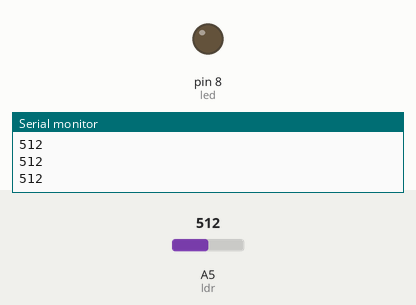
Bench run of a sketch on a simulated Arduino Uno, built with avr-gcc and run on an emulated ATmega328P. Shown: output pins drawn as LEDs (lit = HIGH), the last lines printed to the serial monitor. Inputs (shaded band) come from the test bench; at power-on: A5 (ldr) = 512.

Above: at 1.2 s.
1.3 s: A5 (ldr) set to 216
2.8 s: A5 (ldr) set to 193
At 3.8 s:
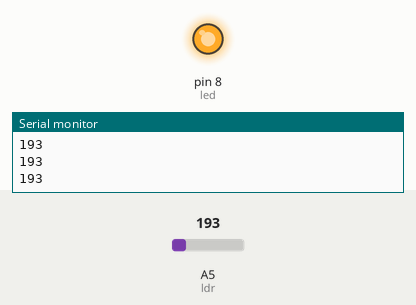
4.3 s: A5 (ldr) set to 210
At 4.9 s:
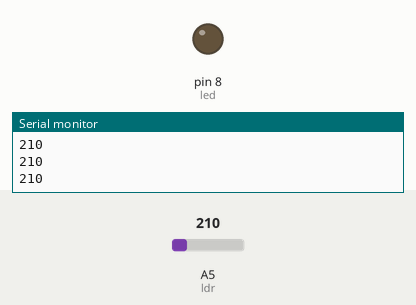
5.8 s: A5 (ldr) set to 190
At 6.1 s:
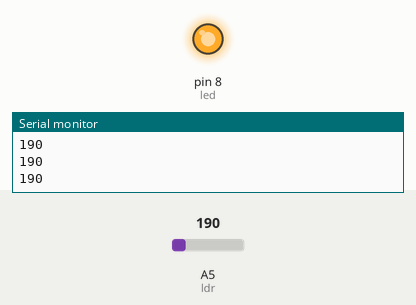
Timing chart, 0 to 8.3 s (numbered marks = the images above; inputs shaded):
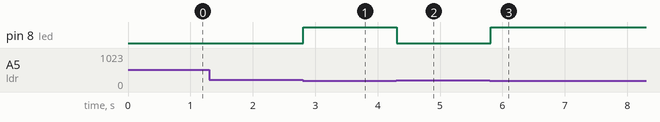

The sketch:

Dark_activated_led_light.ino
```cpp
int ldr = A5;
int reading;

int led = 8;

void setup() {
  // put your setup code here, to run once:
  pinMode(ldr, INPUT);
  pinMode(led, OUTPUT);
  Serial.begin(9600);
}

void loop() {
  // put your main code here, to run repeatedly:
  int reading = analogRead(ldr);
  Serial.println(reading);
  if (reading <= 200)
  {
    digitalWrite(led,1);
  }
  else
  {
    digitalWrite(led,0);
  }
}
```

Measured:
- the behaviour switches between 201 and 200 on A5 (ldr) (found by bisection; images 0 and 1)
- after the input at 2.8 s, pin 8 (led): LOW → HIGH at once
- after the input at 4.3 s, pin 8 (led): HIGH → LOW at once
- after the input at 5.8 s, pin 8 (led): LOW → HIGH at once
